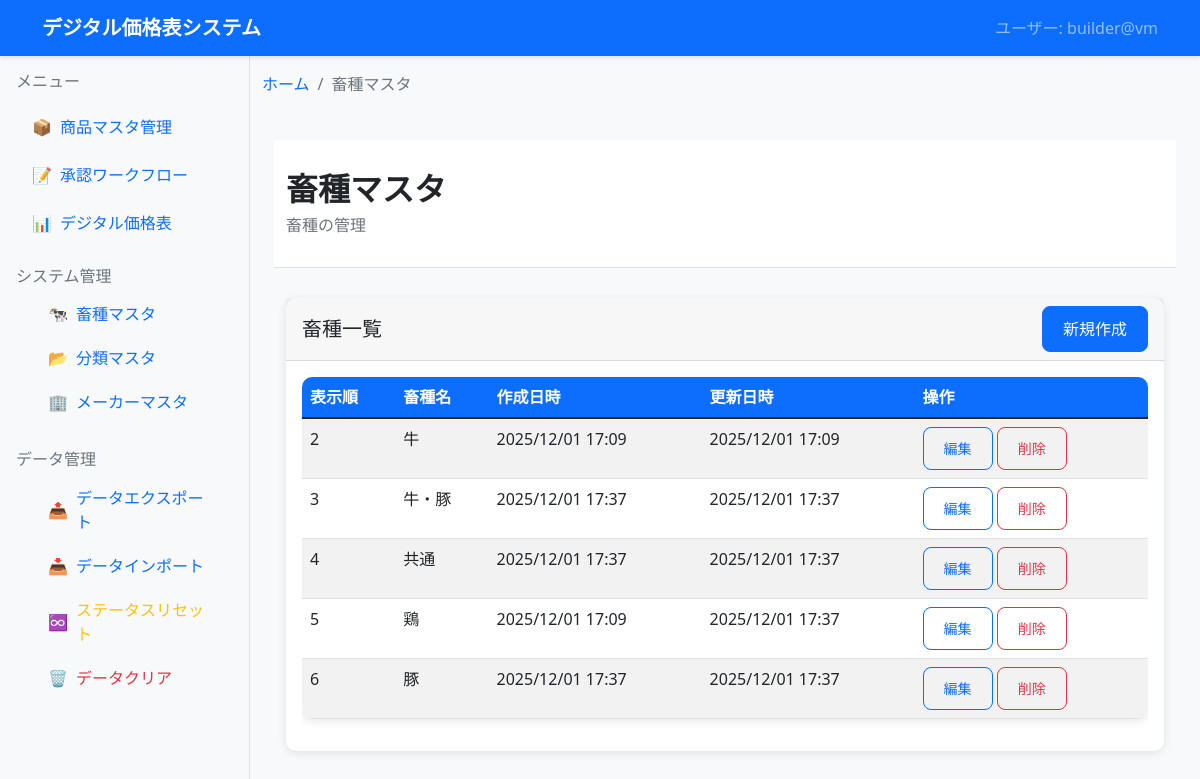
Page /products/masters/livestock-types/ on the earlier database version.
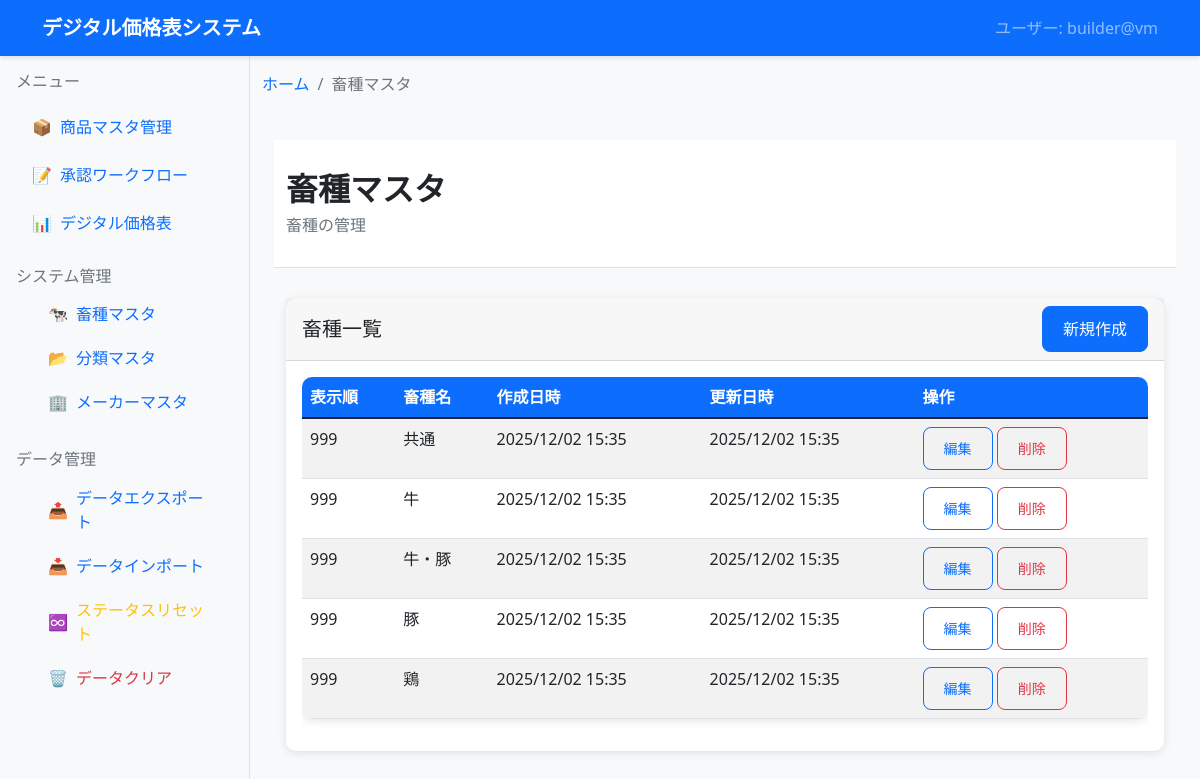
Same page on the later database version.
### dashboard/products_master/models.py (models this page shows, shortened)
class LivestockType(models.Model):
    name = models.CharField('畜種名', max_length=50, unique=True)
    sort_order = models.IntegerField('表示順', default=0)
    is_active = models.BooleanField('有効', default=True)
    created_at = models.DateTimeField('作成日時', auto_now_add=True)
    updated_at = models.DateTimeField('更新日時', auto_now=True)
    class Meta:
        verbose_name = '畜種マスタ'
        verbose_name_plural = '畜種マスタ'
        ordering = ['sort_order', 'name']

### dashboard/products_master/master_views.py (the view)
# urls.py: path('masters/livestock-types/', master_views.livestock_type_list, name='livestock_type_list'),
def livestock_type_list(request):
    livestock_types = LivestockType.objects.filter(is_active=True).order_by('sort_order', 'name')
    context = {
        'current_user': get_current_user(),
        'livestock_types': livestock_types,
        'breadcrumbs': get_breadcrumbs('livestock_type_list')
    }
    return render(request, 'products_master/livestock_type_list.html', context)

### digital_pricelist_system/utils.py (called while the page is built)
def get_current_user():
    try:
        username = getpass.getuser()
        hostname = socket.gethostname()
        return f"{username}@{hostname}"
    except Exception as e:
        print(f"ユーザ情報取得エラー: {e}")
        return "unknown@unknown"

### templates/products_master/livestock_type_list.html (shortened to what this page needs)
{% extends 'base.html' %}
{% block breadcrumb %}
    {% include 'components/breadcrumb.html' with breadcrumbs=breadcrumbs %}
{% endblock %}
{% block content %}
    {% include 'components/page_header.html' with page_title="畜種マスタ" page_subtitle="畜種の管理" %}
    <div class="container main-content">
        <div class="row">
            <div class="col-12">
                <div class="card">
                    <div class="card-header d-flex justify-content-between align-items-center">
                        <h5 class="mb-0">畜種一覧</h5>
                        <a href="{% url 'products_master:livestock_type_create' %}" class="btn btn-primary">
                             新規作成
                        </a>
                    </div>
                    <div class="card-body">
                        <div class="table-responsive">
                            <table class="table table-striped">
                                <thead>
                                    <tr>
                                        <th>表示順</th>
                                        <th>畜種名</th>
                                        <th>作成日時</th>
                                        <th>更新日時</th>
                                        <th>操作</th>
                                    </tr>
                                </thead>
                                <tbody>
                                    {% for livestock_type in livestock_types %}
                                    <tr>
                                        <td>{{ livestock_type.sort_order }}</td>
                                        <td>{{ livestock_type.name }}</td>
                                        <td>{{ livestock_type.created_at|date:"Y/m/d H:i" }}</td>
                                        <td>{{ livestock_type.updated_at|date:"Y/m/d H:i" }}</td>
                                        <td>
                                            <a href="{% url 'products_master:livestock_type_edit' livestock_type.pk %}" class="btn btn-sm btn-outline-primary">編集</a>
                                            <form method="post" action="{% url 'products_master:livestock_type_delete' livestock_type.pk %}" class="d-inline" onsubmit="return confirm('削除しますか？')">
                                                <button type="submit" class="btn btn-sm btn-outline-danger">削除</button>
                                            </form>
                                        </td>
                                    </tr>
                                    {% empty %}
                                    <tr>
                                        <td colspan="5" class="text-center text-muted">データがありません</td>
                                    </tr>
                                    {% endfor %}
                                </tbody>
                            </table>
                        </div>
                    </div>
                </div>
            </div>
        </div>
    </div>
{% endblock %}

### templates/base.html (shortened to what this page needs)
{% load static %}
<!DOCTYPE html>
<html lang="ja">
<head>
    <link href="https://cdn.jsdelivr.net/npm/bootstrap@5.1.3/dist/css/bootstrap.min.css" rel="stylesheet">
    <link href="{% static 'css/common.css' %}" rel="stylesheet">
    <link href="{% static 'css/price_table.css' %}" rel="stylesheet">
</head>
<body>
    <nav class="navbar navbar-expand-lg navbar-dark bg-primary">
        <div class="container">
            <a class="navbar-brand" href="{% url 'dashboard' %}">デジタル価格表システム</a>
            <div class="navbar-nav ms-auto">
                <span class="navbar-text">ユーザー: {{ current_user }}</span>
            </div>
        </div>
    </nav>
    <div style="display: flex;">
        <nav style="width: 250px; min-height: calc(100vh - 56px); background-color: #f8f9fa; border-right: 1px solid #dee2e6; flex-shrink: 0;">
            <div class="p-3">
                <h6 class="text-muted mb-3">メニュー</h6>
                <ul class="nav flex-column">
                    <li class="nav-item mb-2">
                        <a class="nav-link d-flex align-items-center" href="/products/">
                            <span class="me-2">📦</span> 商品マスタ管理
                        </a>
                    </li>
                    <li class="nav-item mb-2">
                        <a class="nav-link d-flex align-items-center" href="/products/approvals/">
                            <span class="me-2">📝</span> 承認ワークフロー
                        </a>
                    </li>
                    <li class="nav-item mb-2">
                        <a class="nav-link d-flex align-items-center" href="/products/integrated-pricelist/">
                            <span class="me-2">📊</span> デジタル価格表
                        </a>
                    </li>
                    <li class="nav-item mb-2">
                        <h6 class="text-muted mb-2 mt-3">システム管理</h6>
                        <ul class="nav flex-column ms-3">
                            <li class="nav-item mb-1">
                                <a class="nav-link d-flex align-items-center" href="/products/masters/livestock-types/">
                                    <span class="me-2">🐄</span> 畜種マスタ
                                </a>
                            </li>
                            <li class="nav-item mb-1">
                                <a class="nav-link d-flex align-items-center" href="/products/masters/categories/">
                                    <span class="me-2">📂</span> 分類マスタ
                                </a>
                            </li>
                            <li class="nav-item mb-1">
                                <a class="nav-link d-flex align-items-center" href="/products/masters/manufacturers/">
                                    <span class="me-2">🏢</span> メーカーマスタ
                                </a>
                            </li>
                        </ul>
                    </li>
                    <li class="nav-item mb-2">
                        <h6 class="text-muted mb-2 mt-3">データ管理</h6>
                        <ul class="nav flex-column ms-3">
                            <li class="nav-item mb-1">
                                <a class="nav-link d-flex align-items-center" href="/system/export/">
                                    <span class="me-2">📤</span> データエクスポート
                                </a>
                            </li>
                            <li class="nav-item mb-1">
                                <a class="nav-link d-flex align-items-center" href="/system/import/">
                                    <span class="me-2">📥</span> データインポート
                                </a>
                            </li>
                            <li class="nav-item mb-1">
                                <a class="nav-link d-flex align-items-center text-warning" href="/system/status-reset/">
                                    <span class="me-2">♾️</span> ステータスリセット
                                </a>
                            </li>
                            <li class="nav-item mb-1">
                                <a class="nav-link d-flex align-items-center text-danger" href="/system/clear/">
                                    <span class="me-2">🗑️</span> データクリア
                                </a>
                            </li>
                        </ul>
                    </li>
                </ul>
            </div>
        </nav>
        <div style="width: calc(100vw - 250px); overflow-x: auto;">
            {% block breadcrumb %}{% endblock %}
            <div class="p-4">
                {% block content %}
                {% endblock %}
            </div>
        </div>
    </div>
</body>
</html>

### templates/components/breadcrumb.html
{% if breadcrumbs %}
<div class="container mt-3">
    <nav aria-label="breadcrumb">
        <ol class="breadcrumb">
            <li class="breadcrumb-item">
                <a href="{% url 'dashboard' %}">ホーム</a>
            </li>
            {% for crumb in breadcrumbs %}
                {% if forloop.last %}
                    <li class="breadcrumb-item active" aria-current="page">{{ crumb.title }}</li>
                {% else %}
                    <li class="breadcrumb-item">
                        <a href="{{ crumb.url }}">{{ crumb.title }}</a>
                    </li>
                {% endif %}
            {% endfor %}
        </ol>
    </nav>
</div>
{% endif %}

### templates/components/page_header.html (shortened to what this page needs)
<div class="page-header">
    <div class="container">
        <div class="row align-items-center">
            <div class="col">
                <h1 class="page-title">{{ page_title }}</h1>
                {% if page_subtitle %}
                    <p class="page-subtitle">{{ page_subtitle }}</p>
                {% endif %}
            </div>
        </div>
    </div>
</div>

### static/css/common.css (style rules this page uses)
:root { --primary-color: #0d6efd; --secondary-color: #6c757d; --success-color: #198754; --info-color: #0dcaf0; --warning-color: #ffc107; --danger-color: #dc3545; --light-color: #f8f9fa; --dark-color: #212529; }
body { font-family: 'Segoe UI', Tahoma, Geneva, Verdana, sans-serif; background-color: var(--light-color); }
.navbar-brand { font-weight: 600; }
.navbar { box-shadow: 0 2px 4px rgba(0,0,0,0.1); }
.card { border: none; box-shadow: 0 2px 10px rgba(0,0,0,0.1); border-radius: 10px; }
.btn { border-radius: 8px; font-weight: 500; padding: 10px 20px; }
.btn-primary { background-color: var(--primary-color); border-color: var(--primary-color); }
.table { background: white; border-radius: 10px; overflow: hidden; box-shadow: 0 2px 10px rgba(0,0,0,0.1); }
.table thead th { background-color: var(--primary-color); color: white; border: none; font-weight: 600; }
.page-header { background: white; padding: 30px 0; margin-bottom: 30px; border-bottom: 1px solid #dee2e6; }
.page-title { font-size: 2rem; font-weight: 600; color: var(--dark-color); margin: 0; }
.page-subtitle { color: var(--secondary-color); margin: 5px 0 0 0; }
.breadcrumb { background: transparent; padding: 0; margin-bottom: 20px; }
.breadcrumb-item a { color: var(--primary-color); text-decoration: none; }
.breadcrumb-item.active { color: var(--secondary-color); }

Differences in the rows shown:
removed LivestockType: sort_order "2", name "牛", created_at "2025/12/01 17:09", updated_at "2025/12/01 17:09"
removed LivestockType: sort_order "3", name "牛・豚", created_at "2025/12/01 17:37", updated_at "2025/12/01 17:37"
removed LivestockType: sort_order "4", name "共通", created_at "2025/12/01 17:37", updated_at "2025/12/01 17:37"
removed LivestockType: sort_order "5", name "鶏", created_at "2025/12/01 17:09", updated_at "2025/12/01 17:37"
removed LivestockType: sort_order "6", name "豚", created_at "2025/12/01 17:37", updated_at "2025/12/01 17:37"
added LivestockType: sort_order "999", name "共通", created_at "2025/12/02 15:35", updated_at "2025/12/02 15:35"
added LivestockType: sort_order "999", name "牛", created_at "2025/12/02 15:35", updated_at "2025/12/02 15:35"
added LivestockType: sort_order "999", name "牛・豚", created_at "2025/12/02 15:35", updated_at "2025/12/02 15:35"
added LivestockType: sort_order "999", name "豚", created_at "2025/12/02 15:35", updated_at "2025/12/02 15:35"
added LivestockType: sort_order "999", name "鶏", created_at "2025/12/02 15:35", updated_at "2025/12/02 15:35"
